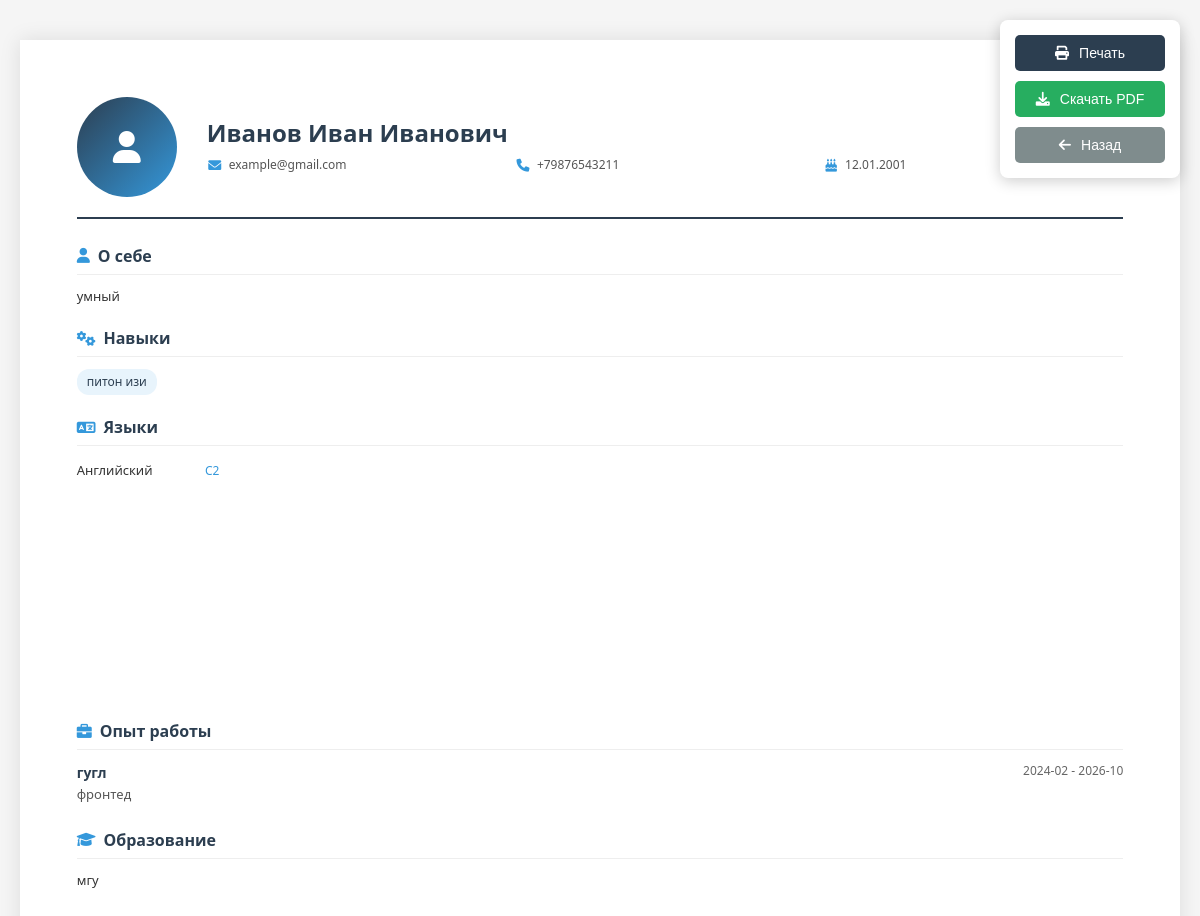
/user/generate_resume (signed in), run on the app's committed database.
### tables this page shows
CREATE TABLE user_profiles (
        id INTEGER PRIMARY KEY AUTOINCREMENT,
        user_id INTEGER,
        full_name TEXT,
        birth_date TEXT,
        email TEXT,
        phone TEXT,
        bio TEXT,
        skills TEXT,
        job_position TEXT,
        salary_expectations TEXT,
        education TEXT,
        courses TEXT,
        certificates TEXT,
        github TEXT,
        linkedin TEXT,
        vk TEXT,
        telegram TEXT,
        portfolio_link TEXT,
        photo TEXT,
        experience TEXT,
        languages TEXT,
        is_completed BOOLEAN DEFAULT FALSE,
        FOREIGN KEY (user_id) REFERENCES users (id)
    );

### main.py (the view)
@app.route('/user/generate_resume')
def generate_resume():
    if 'username' not in session:
        return redirect('/login')
    try:
        connection = get_db_connection()
        profile = connection.execute('''
            SELECT * FROM user_profiles
            WHERE user_id = ? AND is_completed = TRUE
        ''', (session['user_id'],)).fetchone()
        connection.close()
    except Exception as e:
        print(f"Ошибка получения профиля: {e}")
        profile = None
    if not profile:
        flash('Ваше портфолио еще не проверено администратором или не заполнено.', 'warning')
        return redirect('/user')
    return render_template('resume.html',
                         username=session['username'],
                         profile=profile,
                         now=datetime.now())

### main.py (called while the page is built)
def get_db_connection():
    database_url = os.environ.get('DATABASE_URL')
    if database_url and database_url.startswith('postgresql://'):
        pass
    conn = sqlite3.connect('users.db')
    conn.row_factory = sqlite3.Row
    return conn

### templates/resume.html (shortened to what this page needs)
<!DOCTYPE html>
<html lang="ru">
<head>
    <link rel="stylesheet" href="https://cdnjs.cloudflare.com/ajax/libs/font-awesome/6.0.0/css/all.min.css">
</head>
<body>
    <div class="print-controls no-print">
        <button class="print-btn btn-print" onclick="printResume()">
            <i class="fas fa-print"></i>
            Печать
        </button>
        <button class="print-btn btn-pdf" onclick="downloadPDF()">
            <i class="fas fa-download"></i>
            Скачать PDF
        </button>
        <button class="print-btn btn-back" onclick="window.history.back()">
            <i class="fas fa-arrow-left"></i>
            Назад
        </button>
    </div>
    <div class="resume-container">
        <div class="resume-header">
            <div class="photo-section">
                {% if profile.photo %}
                <div class="photo-container">
                    <img src="{{ profile.photo }}" alt="{{ profile.full_name }}">
                </div>
                {% else %}
                <div class="no-photo">
                    <i class="fas fa-user"></i>
                </div>
                {% endif %}
            </div>
            <div class="header-info">
                <h1>{{ profile.full_name }}</h1>
                <div class="contact-info">
                    {% if profile.email %}
                    <div class="contact-item">
                        <i class="fas fa-envelope"></i>
                        <span>{{ profile.email }}</span>
                    </div>
                    {% endif %}
                    {% if profile.phone %}
                    <div class="contact-item">
                        <i class="fas fa-phone"></i>
                        <span>{{ profile.phone }}</span>
                    </div>
                    {% endif %}
                    {% if profile.birth_date %}
                    <div class="contact-item">
                        <i class="fas fa-birthday-cake"></i>
                        <span>
                            {% set birth_date = profile.birth_date.split('-') %}
                            {{ birth_date[2] }}.{{ birth_date[1] }}.{{ birth_date[0] }}
                        </span>
                    </div>
                    {% endif %}
                </div>
            </div>
        </div>
        <div class="resume-content">
            <div class="two-columns">
                <div>
                    {% if profile.bio %}
                    <div class="resume-section">
                        <div class="section-title">
                            <i class="fas fa-user"></i>
                            О себе
                        </div>
                        <div class="multi-line">{{ profile.bio }}</div>
                    </div>
                    {% endif %}
                    {% if profile.skills %}
                    <div class="resume-section">
                        <div class="section-title">
                            <i class="fas fa-cogs"></i>
                            Навыки
                        </div>
                        <div class="skills-list">
                            {% set skills = profile.skills.split(',') %}
                            {% for skill in skills %}
                            {% if skill.strip() %}
                            <span class="skill-tag">{{ skill.strip() }}</span>
                            {% endif %}
                            {% endfor %}
                        </div>
                    </div>
                    {% endif %}
                    {% if profile.languages %}
                    <div class="resume-section">
                        <div class="section-title">
                            <i class="fas fa-language"></i>
                            Языки
                        </div>
                        <div class="languages-list">
                            {% for line in profile.languages.split('\n') %}
                            {% if line.strip() %}
                            {% set parts = line.strip().split('(') %}
                            <div class="language-item">
                                <span class="language-name">{{ parts[0].strip() }}</span>
                                <span class="language-level">{{ parts[1]|replace(')', '') if parts|length > 1 else '' }}</span>
                            </div>
                            {% endif %}
                            {% endfor %}
                        </div>
                    </div>
                    {% endif %}
                </div>
                <div>
                    {% if profile.experience %}
                    <div class="resume-section">
                        <div class="section-title">
                            <i class="fas fa-briefcase"></i>
                            Опыт работы
                        </div>
                        {% for exp in profile.experience.split('---') if exp.strip() %}
                        <div class="experience-item">
                            {% set lines = exp.strip().split('\n') %}
                            {% if lines|length > 0 %}
                            <div class="experience-header">
                                <div class="company-info">
                                    {% set first_line = lines[0] %}
                                    {% if ' - ' in first_line %}
                                    <h4>{{ first_line.split(' - ')[0] }}</h4>
                                    <div class="position">{{ first_line.split(' - ')[1] }}</div>
                                    {% else %}
                                    <h4>{{ first_line }}</h4>
                                    {% endif %}
                                </div>
                                {% for line in lines %}
                                {% if 'Период:' in line %}
                                <div class="period">{{ line|replace('Период:', '')|trim }}</div>
                                {% endif %}
                                {% endfor %}
                            </div>
                            {% endif %}
                        </div>
                        {% endfor %}
                    </div>
                    {% endif %}
                    {% if profile.education %}
                    <div class="resume-section">
                        <div class="section-title">
                            <i class="fas fa-graduation-cap"></i>
                            Образование
                        </div>
                        <div class="education-content multi-line">{{ profile.education }}</div>
                    </div>
                    {% endif %}
                </div>
            </div>
        </div>
    </div>
</body>
</html>

### templates/resume.html (style rules this page uses)
* { margin: 0; padding: 0; box-sizing: border-box; }
body { font-family: 'Segoe UI', Tahoma, Geneva, Verdana, sans-serif; font-size: 14px; line-height: 1.5; color: #333; background: #f5f5f5; padding: 20px; }
.print-controls { position: fixed; top: 20px; right: 20px; z-index: 1000; background: white; border-radius: 8px; box-shadow: 0 3px 15px rgba(0,0,0,0.2); padding: 15px; display: flex; flex-direction: column; gap: 10px; width: 180px; }
.print-btn { display: flex; align-items: center; justify-content: center; gap: 10px; padding: 10px 15px; border: none; border-radius: 5px; cursor: pointer; font-size: 14px; font-weight: 500; transition: all 0.3s ease; width: 100%; }
.btn-print { background: #2c3e50; color: white; }
.btn-pdf { background: #27ae60; color: white; }
.btn-back { background: #7f8c8d; color: white; }
.resume-container { width: 210mm; min-height: 297mm; margin: 20px auto; background: white; padding: 20mm; box-shadow: 0 0 20px rgba(0,0,0,0.1); display: flex; flex-direction: column; }
.resume-header { display: flex; align-items: center; margin-bottom: 25px; padding-bottom: 20px; border-bottom: 2px solid #2c3e50; flex-shrink: 0; }
.photo-section { flex-shrink: 0; margin-right: 30px; }
.no-photo { width: 100px; height: 100px; border-radius: 50%; background: linear-gradient(135deg, #2c3e50, #3498db); display: flex; align-items: center; justify-content: center; color: white; font-size: 32px; }
.header-info { flex-grow: 1; }
.header-info h1 { font-size: 24px; font-weight: bold; color: #2c3e50; margin-bottom: 5px; line-height: 1.2; }
.contact-info { display: grid; grid-template-columns: repeat(auto-fit, minmax(180px, 1fr)); gap: 8px; margin-top: 8px; }
.contact-item { display: flex; align-items: center; gap: 6px; font-size: 12px; color: #555; }
.contact-item i { color: #3498db; width: 16px; text-align: center; font-size: 13px; }
.resume-content { flex-grow: 1; display: flex; flex-direction: column; }
.two-columns { display: grid; grid-template-columns: 1fr 1fr; gap: 25px; flex-grow: 1; }
.resume-section { margin-bottom: 20px; }
.section-title { font-size: 16px; font-weight: bold; color: #2c3e50; margin-bottom: 12px; padding-bottom: 6px; border-bottom: 1px solid #eee; display: flex; align-items: center; gap: 8px; }
.section-title i { color: #3498db; font-size: 15px; }
.experience-item { margin-bottom: 15px; }
.experience-header { display: flex; justify-content: space-between; align-items: flex-start; margin-bottom: 5px; }
.company-info h4 { font-size: 14px; font-weight: bold; color: #2c3e50; margin-bottom: 2px; }
.position { font-size: 13px; font-weight: 500; color: #555; margin-bottom: 3px; }
.period { color: #666; font-size: 12px; white-space: nowrap; }
.skills-list { display: flex; flex-wrap: wrap; gap: 6px; margin-top: 5px; }
.skill-tag { background: #e8f4fc; color: #2c3e50; padding: 4px 10px; border-radius: 12px; font-size: 12px; font-weight: 500; }
.languages-list { display: grid; grid-template-columns: repeat(auto-fill, minmax(140px, 1fr)); gap: 8px; margin-top: 5px; }
.language-item { display: flex; justify-content: space-between; align-items: center; padding: 3px 0; font-size: 13px; }
.language-name { font-weight: 500; }
.language-level { color: #3498db; font-size: 12px; }
.education-content { font-size: 13px; line-height: 1.4; }
.multi-line { white-space: pre-line; line-height: 1.5; font-size: 13px; }
@media (max-width: 1200px) { .resume-container { width: 100%; padding: 15mm; } }
@media (max-width: 1200px) { .two-columns { grid-template-columns: 1fr; gap: 20px; } }

### data on the page
user_profiles: full_name "Иванов Иван Иванович", email "example@gmail.com", phone "+79876543211", bio "умный", strip "питон изи", first_line "гугл", first_line "фронтед", lines "2024-02 - 2026-10", education "мгу"

### other printed values
{{ birth_date[2] }} "12"
{{ birth_date[1] }} "01"
{{ birth_date[0] }} "2001"
{{ parts[0].strip() }} "Английский"
{{ parts[1]|replace(')', '') if parts|length > 1 else '' }} "C2"
